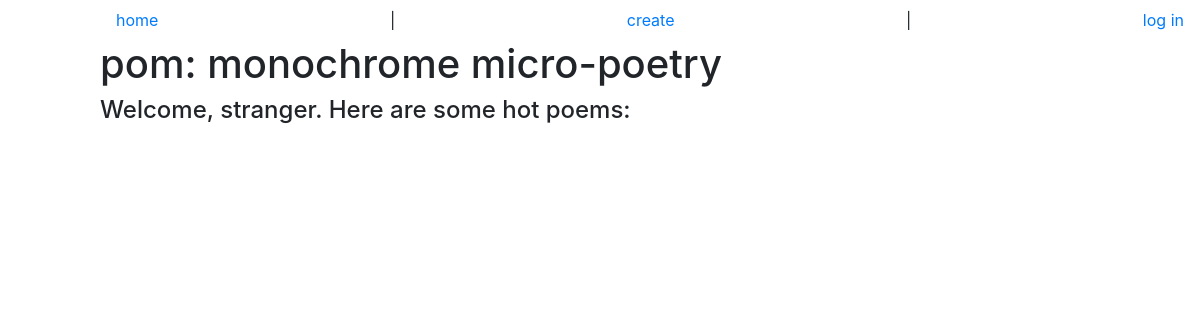
The app's page /index, older data.
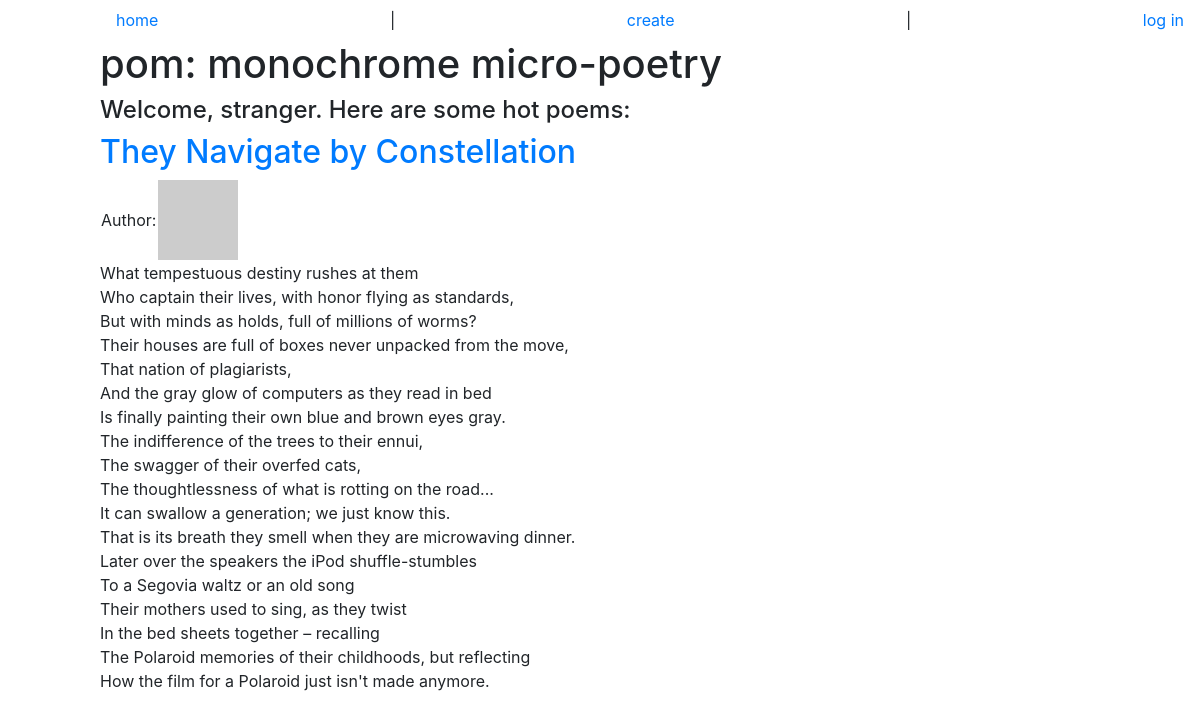
The same page, newer data.
### app/models.py (models this page shows, shortened)
class Poem(db.Model):
    id = db.Column(db.Integer, primary_key=True)
    name = db.Column(db.String(120), index=True)
    body = db.Column(db.String(1400))
    timestamp = db.Column(db.DateTime)
    user_id = db.Column(db.Integer, db.ForeignKey('users.id'))
    @property
    def body_lines(self):
        return self.body.split("\n")

### app/views.py (the view)
@app.route('/')
@app.route('/index')
def index():
    poems = Poem.query.order_by(Poem.timestamp.desc()).all()
    return render_template('index.html', poems=poems, verbose=True)

### app/models.py (called while the page is built)
    def avatar(self, size=64):
        return 'https://www.gravatar.com/avatar/%s?d=mm&s=%d' % (md5(self.email.encode('utf-8')).hexdigest(), size)

### app/views.py (called while the page is built)
@app.before_request
def before_request():
    g.user = current_user
    if g.user.is_authenticated:
        g.user.last_seen = datetime.utcnow()
        db.session.add(g.user)
        db.session.commit()

### app/templates/index.html (shortened to what this page needs)
{% extends "base.html" %}
{% block content %}
    <div class="header">
        <h1>pom: monochrome micro-poetry</h1>
        <h4>Welcome,
        {% if g.user and g.user.is_authenticated %}
            {{ g.user.nickname }}.
        {% else %}
            stranger.
        {% endif %}Here are some hot poems:</h4>
    </div>
    <div class="poems">
        {% for poem in poems %}
            {% include "poem.html" %}
        {% endfor %}
    </div>
{% endblock %}

### app/templates/poem.html (shortened to what this page needs)
<div class="poem">
    {% if poem_main %}
        <h1>{{ poem.name }}</h1>
    {% else %}
        <a href="{{ url_for('poem', poem_id=poem.id) }}"><h2>{{ poem.name }}</h2></a>
    {% endif %}
    {% if verbose %}
        <table><tr><td>Author:</td><td><a href="{{ url_for('user', nickname=poem.author.nickname) }}">
            {% if poem.author.avatar %}
                <img src="{{ poem.author.avatar(64) }}">
            {% else %}
                {{ poem.author.nickname }}
            {% endif %}
        </a></td></tr></table>
    {% endif %}
    <p>{% for line in poem.body_lines %}
        {{ line }} <br>
    {% endfor %}</p>
</div>

Row changes from the older to the newer data that the page shows:
added Poem: name "They Navigate by Constellation", body_lines "What tempestuous destiny rushes at them" "Who captain their lives, with honor flying as standards," "But with minds as holds, full of millions of worms?" "Their houses are full of boxes never unpacked from the move," "That nation of plagiarists," "And the gray glow of computers as they read in bed" "Is finally painting their own blue and brown eyes gray." "The indifference of the trees to their ennui," "The swagger of their overfed cats," "The thoughtlessness of what is rotting on the road..." "It can swallow a generation; we just know this." "That is its breath they smell when they are microwaving dinner." "Later over the speakers the iPod shuffle-stumbles" "To a Segovia waltz or an old song" "Their mothers used to sing, as they twist" "In the bed sheets together – recalling" "The Polaroid memories of their childhoods, but reflecting" "How the film for a Polaroid just isn't made anymore."
